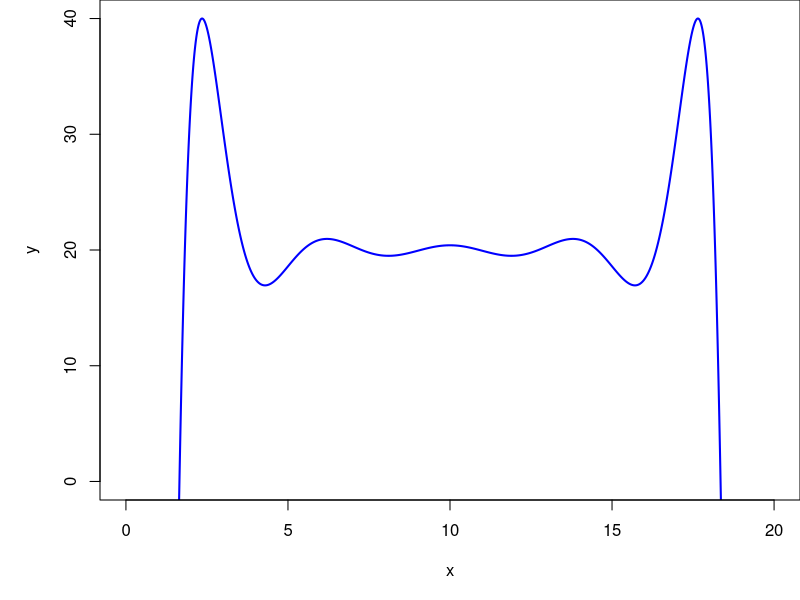

The R script that drew this image:
## ---- chunk 1
n = sample(3:10,1)
a = sample(c(-1,1),1)
rs = (1:n)*(20/(n+1))-10
# print(n)
# print(rs)

ach1 = paste0("n≥",1:12)
ach2 = c("n is even","n is odd")
ach3 = c("aₙ is negative","aₙ is positive")

if(a==1){
    nmin = n%/%2
    nmax = (n-1)%/%2
    rend = "up"
    asign = "positive"
} else {
    nmax = n%/%2
    nmin = (n-1)%/%2
    rend = "down"
    asign = "negative"
}

if(n%%2==0){
    nex = "odd"
    par = "even"
} else {
    nex = "even"
    par = "odd"
}

al1 = paste0("* ",ach1,collapse="\n")
al2 = paste0("* ",ach2,collapse="\n")
al3 = paste0("* ",ach3,collapse="\n")

sol1 = paste0(1*(n==1:12),collapse="")
if(n%%2==0){
    sol2 = "10"
} else {
    sol2 = "01"
}
if(a>0){
    sol3 = "01"
} else {
    sol3 = "10"
}


## ---- chunk 2
x = seq(-10,10,0.01)
y = rep(1,length(x))
for(i in 1:length(x)){
    y[i] = a*prod(x[i]-rs)
}
minr = min(rs)
maxr = max(rs)
maxay = max(abs(y[abs(x)<maxr]))
new_scale = sample(3:30,1)
y = y/maxay*new_scale*log10(10*n)+2*new_scale
par(mar=c(5,5,0,0))
plot(x+10,y,"l",xlab="x",ylab="y",ylim=c(0,4*new_scale),col="blue",lwd=2)
